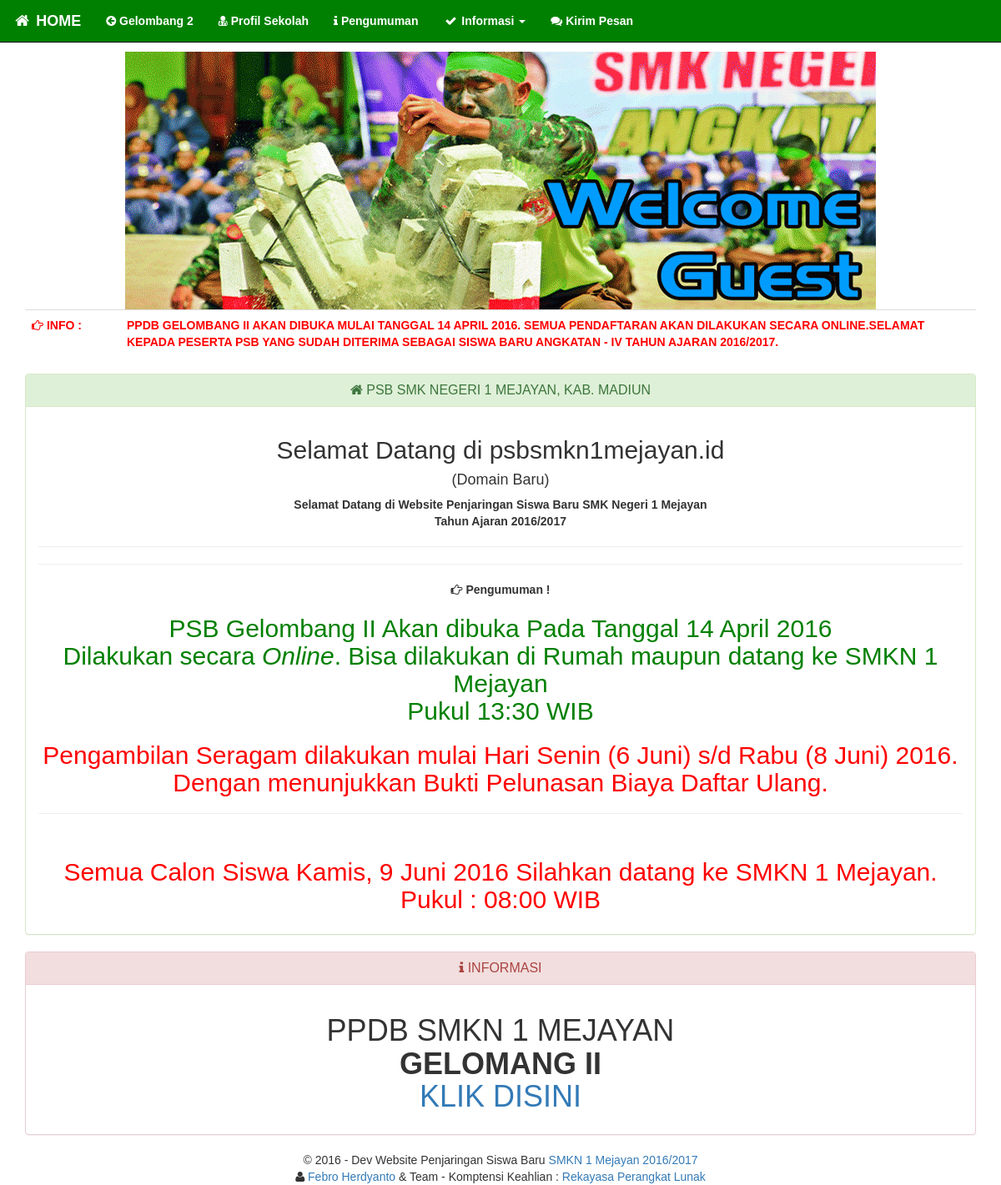
The page / on the database its author committed.
### tables this page shows
CREATE TABLE `info` (
  `kode_user` varchar(10) NOT NULL,
  `isi` text NOT NULL,
  `untuk` varchar(20) NOT NULL
);

### index.php (the view, shortened to what this page needs)
<?php
include 'config/koneksi.php';
?>
<!DOCTYPE html>
<html>
<head>
<link rel="stylesheet" type="text/css" href="asset/css/bootstrap.css">
<link href="asset/font-awesome/css/font-awesome.min.css" rel="stylesheet" type="text/css">
<link rel="stylesheet" href="asset/fancy/jquery.fancybox.css?v=2.1.0" type="text/css"/>
</head>
<body>
<div class="container">
	<div class="row clearfix">
		<div class="col-md-12 column">
			<nav class="navbar navbar-default navbar-fixed-top navbar-inverse" role="navigation">
				<div class="navbar-header">
					 	 <a class="navbar-brand" href="Utama"><font color="white"><b><i class="fa fa-home fa-fw"></i> HOME</b></font></a>
				</div>
				<div class="collapse navbar-collapse" id="bs-example-navbar-collapse-1">
						<?php include 'menu.php';?>
				</div>
			</nav>
		</div>
	</div>
<br><hr>
<div class="row">
<div class="col-md-12">
	<center><img src="asset/img/2Header.gif" class="img-responsive"></center>
</div>
</div>
<div class="row">
<div class="col-sm-12">
<table width="100%" class="table table-hover">
	<tr>
		<td width="10%" class="pengumuman1"><i class="fa fa-hand-o-right"></i> INFO : </td>
		<td width="90%" class="pengumuman2"><marquee><?php $queryjalan = mysqli_query($koneksi, "select * from info where untuk='jalan'") or die("GAGAL ".mysqli_error($koneksi)); while($jalan = mysqli_fetch_array($queryjalan)){ echo strtoupper($jalan['isi']); } ?></marquee></td>
	</tr>
</table>
<?php
$hal = $_GET['halaman'];
if($hal == 'Utama'){
	require_once 'isi/utama.php';
}else if($hal == 'Profil-SMK'){
	require_once 'isi/profil.php';
}
else if($hal == 'Pengumuman'){
	require_once 'isi/pengumuman.php';
}
else if($hal == 'Diterima-TO'){
	require_once 'isi/diterima-to.php';
}else if($hal == 'Diterima-RPL'){
	require_once 'isi/diterima-rpl.php';
}else if($hal == 'Diterima-TPHP'){
	require_once 'isi/diterima-tphp.php';
}else if($hal == 'Diterima-TKR'){
	require_once 'isi/diterima-tkr.php';
}
else if($hal == 'Galeri-Foto'){
	require_once 'isi/galeri-foto.php';
}
else if($hal == 'Kirim-Pesan'){
	require_once 'isi/pesan.php';
}
else if($hal == 'Kelas'){
	require_once 'isi/kelas.php';
}
else{
	require_once 'isi/utama.php';
}
 ?>
<div class="panel panel-danger">
<div class="panel-heading">
	<h2 class="panel-title" align="center"><i class="fa fa-info"></i>
		INFORMASI</h2>
</div>
<div class="panel-body">
<center><h1>PPDB SMKN 1 MEJAYAN<br>
<b>GELOMANG II</b><br>
<a href='http://gelombang2.psbsmkn1mejayan.id'>KLIK DISINI</a></h1></center>
</div>
</div>
</div>
</div>
<div class="row">
<div class="col-sm-12" align="center">
	&copy; 2016 - Dev Website Penjaringan Siswa Baru <a href="http://fb.com/smkn1mejayan" target="_blank">SMKN 1 Mejayan 2016/2017</a><br>
	<i class="fa fa-user"></i> <a href="http://fb.com/FebroHerdyantoAlmura" target="_blank">Febro Herdyanto</a> & Team - Komptensi Keahlian : <a href="http://faceboook.com/groups/rplsmkn1mejayan" target="_blank">Rekayasa Perangkat Lunak</a>
</div>
</div>
</div>
</body>
</html>

### isi/utama.php (shortened to what this page needs)
<div class="panel panel-success">
<div class="panel-heading">
	<h2 class="panel-title" align="center"><i class="fa fa-home"></i>
		PSB SMK NEGERI 1 MEJAYAN, KAB. MADIUN</h2>
</div>
<div class="panel-body" align="center">
<h2>Selamat Datang di psbsmkn1mejayan.id</h2><h4>(Domain Baru)</h4>
<b>Selamat Datang di Website Penjaringan Siswa Baru SMK Negeri 1 Mejayan</b><br>
<b>Tahun Ajaran 2016/2017</b>
<br>
<hr><hr>
<div class="row">
<div class="col-sm-12">
<i class="fa fa-hand-o-right"></i> <b>Pengumuman !</b>
<?php
$query = mysqli_query($koneksi,"select * from info where untuk='utama'");
while($tampil = mysqli_fetch_array($query)){
	echo $tampil['isi'];
}
?>
</div>
</div>
</div></div>

### index.php (style rules this page uses)
body { font-family: Arial; }
.pengumuman1 { color: red; font-weight: bold; font-size: 14px; }
.pengumuman2 { color: red; font-weight: bold; font-size: 14px; }
.navbar-inverse { background-color: green; color: #FF0000; }

### rows shown on the page
info: isi "PPDB GELOMBANG II AKAN DIBUKA MULAI TANGGAL 14 APRIL 2016. SEMUA PENDAFTARAN AKAN DILAKUKAN SECARA ONLINE."
info: isi "SELAMAT KEPADA PESERTA PSB YANG SUDAH DITERIMA SEBAGAI SISWA BARU ANGKATAN - IV TAHUN AJARAN 2016/2017."
info: isi "PSB Gelombang II Akan dibuka Pada Tanggal 14 April 2016 Dilakukan secara Online . Bisa dilakukan di Rumah maupun datang ke SMKN 1 Mejayan Pukul 13:30 WIB"
info: isi "Pengambilan Seragam dilakukan mulai Hari Senin (6 Juni) s/d Rabu (8 Juni) 2016. Dengan menunjukkan Bukti Pelunasan Biaya Daftar Ulang. Semua Calon Siswa Kamis, 9 Juni 2016 Silahkan datang ke SMKN 1 Mejayan. Pukul : 08:00 WIB"
